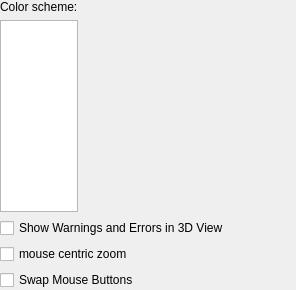
      <widget class="QWidget" name="page3DView">
       <layout class="QVBoxLayout" name="verticalLayout_4">
        <property name="leftMargin">
         <number>0</number>
        </property>
        <property name="topMargin">
         <number>0</number>
        </property>
        <property name="rightMargin">
         <number>0</number>
        </property>
        <property name="bottomMargin">
         <number>0</number>
        </property>
        <item>
         <layout class="QHBoxLayout" name="horizontalLayout" stretch="1,3">
          <item>
           <layout class="QVBoxLayout" name="verticalLayout_2">
            <item>
             <widget class="QLabel" name="label">
              <property name="text">
               <string>Color scheme:</string>
              </property>
             </widget>
            </item>
            <item>
             <widget class="QListWidget" name="colorSchemeChooser">
              <property name="sizePolicy">
               <sizepolicy hsizetype="Expanding" vsizetype="MinimumExpanding">
                <horstretch>0</horstretch>
                <verstretch>0</verstretch>
               </sizepolicy>
              </property>
              <property name="alternatingRowColors">
               <bool>false</bool>
              </property>
              <property name="currentRow">
               <number>-1</number>
              </property>
             </widget>
            </item>
           </layout>
          </item>
          <item>
           <spacer name="horizontalSpacer">
            <property name="orientation">
             <enum>Qt::Horizontal</enum>
            </property>
            <property name="sizeHint" stdset="0">
             <size>
              <width>40</width>
              <height>20</height>
             </size>
            </property>
           </spacer>
          </item>
         </layout>
        </item>
        <item>
         <widget class="QCheckBox" name="checkBoxShowWarningsIn3dView">
          <property name="text">
           <string>Show Warnings and Errors in 3D View</string>
          </property>
          <property name="checked">
           <bool>false</bool>
          </property>
         </widget>
        </item>
        <item>
         <widget class="QCheckBox" name="checkBoxMouseCentricZoom">
          <property name="text">
           <string>mouse centric zoom</string>
          </property>
          <property name="checked">
           <bool>false</bool>
          </property>
         </widget>
        </item>
        <item>
         <widget class="QCheckBox" name="checkBoxMouseSwapButtons">
          <property name="text">
           <string>Swap Mouse Buttons</string>
          </property>
          <property name="checked">
           <bool>false</bool>
          </property>
         </widget>
        </item>
       </layout>
      </widget>
